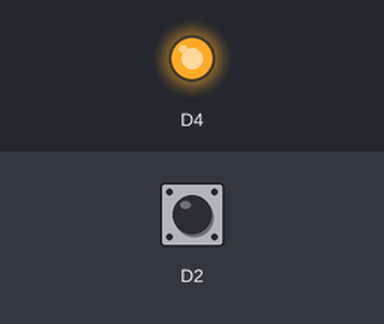
A sketch run on a simulated ESP8266 (NodeMCU). Parts: output pins drawn as LEDs (lit = HIGH). The inputs (shaded band) are chosen by the test bench; at power-on: D2 HIGH.

Above: at 1.2 s.
1.3 s: D2 pulled LOW for 0.15 s
At 1.37 s:
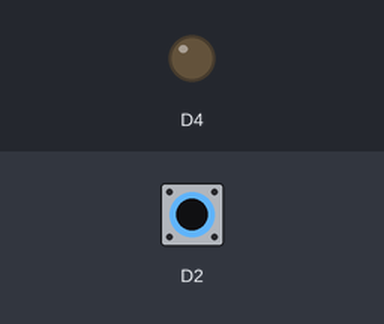
2.9 s: D2 pulled LOW for 3.2 s
At 6.5 s:
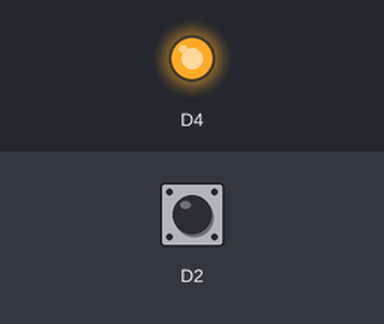
Timing chart, 0 to 8.0 s (numbered marks = the images above; inputs shaded):
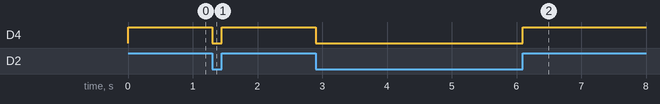

Measured:
- after the input at 1.3 s, D4: HIGH → LOW at once, → HIGH 0.15 s later
- after the input at 2.9 s, D4: HIGH → LOW at once, → HIGH 3.2 s later

The sketch:

Blinky2.ino
```cpp
void setup() {
  pinMode(D4, OUTPUT);
  pinMode(D2, INPUT_PULLUP);
}

void loop() {
  if (digitalRead(D2) == HIGH) {
    digitalWrite(D4, HIGH);
  } else {
    digitalWrite(D4, LOW);
  }
}
```
